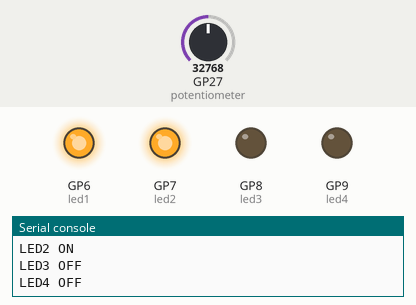
Recording of a program running on a simulated Raspberry Pi Pico running MicroPython. Shown: output pins drawn as LEDs (lit = HIGH), the last lines printed to the serial console. The test bench sets the inputs (shaded band); at power-on: GP27 (potentiometer) = 32768 (analog values on the 0–65535 scale).

Above: at 1.2 s.
1.3 s: GP27 (potentiometer) set to 30448
2.8 s: GP27 (potentiometer) set to 29152
At 3.4 s:
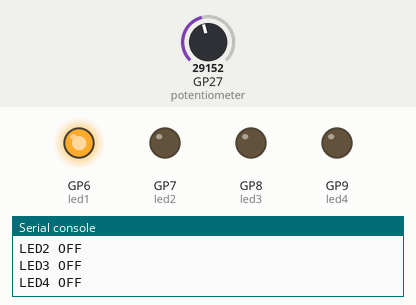
4.5 s: GP27 (potentiometer) set to 20528
6.0 s: GP27 (potentiometer) set to 18880
At 7.0 s:
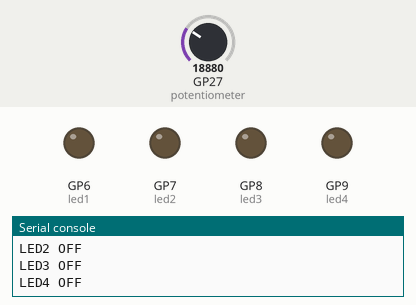
7.5 s: GP27 (potentiometer) set to 40655
At 8.2 s:
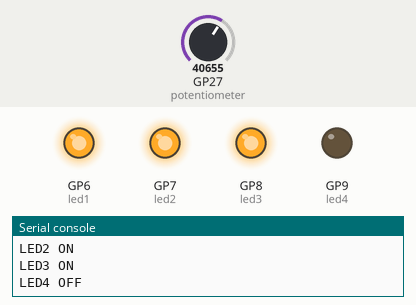
9.0 s: GP27 (potentiometer) set to 39232
At 9.5 s:
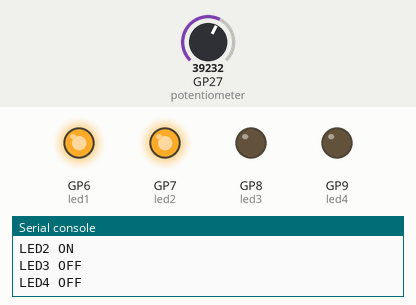
Timing chart, 0 to 11.5 s (numbered marks = the images above; inputs shaded):
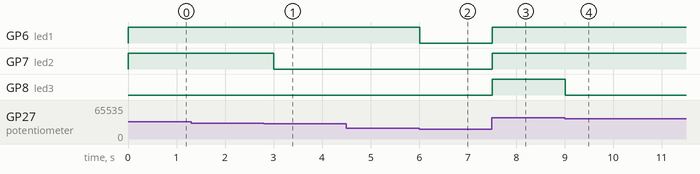

The program:

buch-rpi-pico-kap5-led-ampel.py
```python
# RPi Pico - LED-Ampel
# Datei: buch-rpi-pico-kap5-led-ampel.py

#Bibliotheken
import machine
import utime

#Variablen/Objekte
potentiometer = machine.ADC(27)

led1=machine.Pin(6, machine.Pin.OUT)
led2=machine.Pin(7, machine.Pin.OUT)
led3=machine.Pin(8, machine.Pin.OUT)
led4=machine.Pin(9, machine.Pin.OUT)


#Loop
while True:
    pot=potentiometer.read_u16()
    if pot > 20000:
        led1.value(1)
        print("LED1 ON")
    else:
        led1.value(0)
        print("LED1 OFF")

    if pot > 30000:
        led2.value(1)
        print("LED2 ON")
    else:
        led2.value(0)
        print("LED2 OFF")

    if pot > 40000:
        led3.value(1)
        print("LED3 ON")
    else:
        led3.value(0)
        print("LED3 OFF")

    if pot > 50000:
        led4.value(1)
        print("LED4 ON")
    else:
        led4.value(0)
        print("LED4 OFF")

    utime.sleep(0.5)
```

Measured:
- the behaviour switches between 30016 and 30000 on GP27 (potentiometer) (found by bisection; images 0 and 1)
- the behaviour switches between 20016 and 20000 on GP27 (potentiometer) (found by bisection; images 1 and 2)
- the behaviour switches between 40016 and 40000 on GP27 (potentiometer) (found by bisection; images 3 and 4)
- after the input at 2.8 s, GP7 (led2): HIGH → LOW after 0.21 s
- after the input at 6.0 s, GP6 (led1): HIGH → LOW at once
- after the input at 7.5 s, GP6 (led1), GP7 (led2), GP8 (led3): LOW → HIGH at once
- after the input at 9.0 s, GP8 (led3): HIGH → LOW at once
